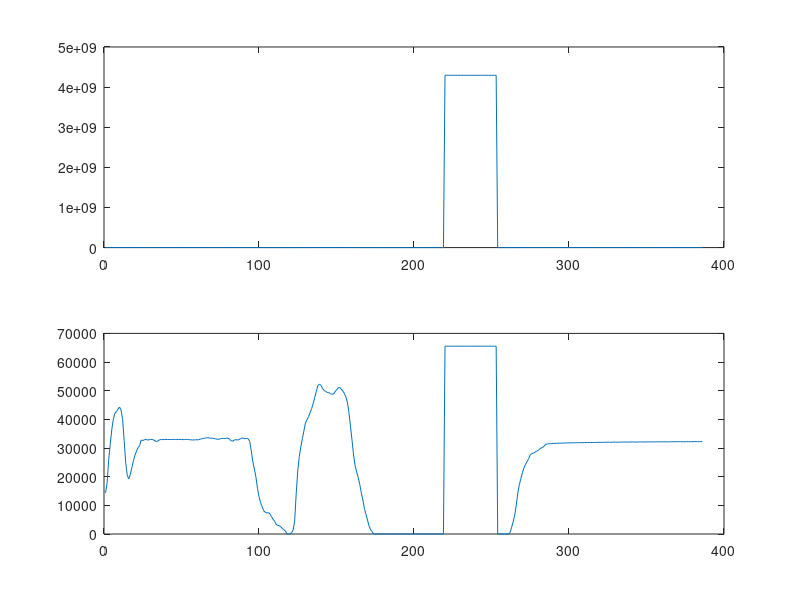

This figure's MATLAB source:

close all
clear all
clc

%% IMPORT SERAL DATA
sampled    = csvread('./sampled/FFFFunder0_0.csv');
sampled = sampled';

sampledU32 = sampled(1,:);
sampledU16 = sampled(2,:);

plotBoth = figure();
hold on
subplot(2, 1, 1)
plot(sampledU32)
subplot(2, 1, 2)
plot(sampledU16)